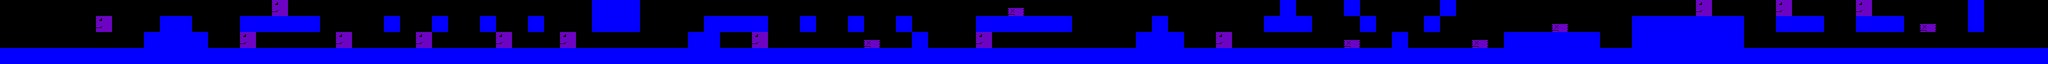

This is a level from a 2D game, rendered from its Tiled map with the project's own tilesets. A one-line summary and the complete map file follow:
An orthogonal 128x4 tile map with 32x32 px tiles, 2 tile layers (Tile Layer 1, enemy), 2 tilesets.

<map version="1.2" tiledversion="2019.07.05" orientation="orthogonal" renderorder="right-down" width="128" height="4" tilewidth="32" tileheight="32" infinite="0" nextlayerid="4" nextobjectid="5">
 <tileset firstgid="1" source="hoge.tsx" />
 <tileset firstgid="3" source="enemy.tsx" />
 <layer id="1" name="Tile Layer 1" width="128" height="4">
  <data encoding="csv">
1,0,0,0,0,0,0,0,0,0,0,0,0,0,0,0,0,0,0,0,0,0,0,0,0,0,0,0,0,0,0,0,0,0,0,0,0,2,2,2,0,0,0,0,0,0,0,0,0,0,0,0,0,0,0,0,0,0,0,0,0,0,0,0,0,0,0,0,0,0,0,0,0,0,0,0,0,0,0,0,2,0,0,0,2,0,0,0,0,0,2,0,0,0,0,0,0,0,0,0,0,0,0,0,0,0,0,0,0,0,0,0,0,0,0,0,0,0,0,0,0,0,0,2,0,0,0,1,
1,0,0,0,0,0,0,0,0,0,2,2,0,0,0,2,2,2,2,2,1,0,0,0,2,0,0,2,0,0,2,0,0,2,0,0,0,2,2,2,0,0,0,0,2,2,2,2,0,0,2,0,0,2,0,0,2,0,0,0,0,2,2,2,2,2,2,0,0,0,0,0,2,1,1,0,0,0,0,2,2,2,0,0,0,2,0,0,0,2,0,0,0,0,0,0,0,0,0,0,0,0,2,2,2,2,2,2,2,0,0,2,2,2,0,0,2,2,2,0,0,1,1,2,0,0,0,1,
1,0,0,0,0,0,0,0,0,2,2,2,2,0,0,0,0,0,0,0,0,0,0,0,0,0,0,0,0,0,0,0,0,0,0,0,0,0,0,0,0,0,0,2,2,0,0,0,0,0,0,0,0,0,0,0,0,2,0,0,0,0,0,0,0,0,0,0,0,0,0,2,2,2,1,0,0,0,0,0,0,0,0,0,0,0,0,2,0,0,0,0,0,0,2,2,2,2,2,2,0,0,2,2,2,2,2,2,2,0,0,0,0,0,0,0,0,0,0,0,0,0,0,0,0,0,0,0,
2,2,2,2,2,2,2,2,2,2,2,2,2,2,2,2,2,2,2,2,2,2,2,2,2,2,2,2,2,2,2,2,2,2,2,2,2,2,2,2,2,2,2,2,2,2,2,2,2,2,2,2,2,2,2,2,2,2,2,2,2,2,2,2,2,2,2,2,2,2,2,2,2,2,2,2,2,2,2,2,2,2,2,2,2,2,2,2,2,2,2,2,2,2,2,2,2,2,2,2,2,2,2,2,2,2,2,2,2,2,2,2,2,2,2,2,2,2,2,2,2,2,2,2,2,2,2,2
</data>
 </layer>
 <layer id="3" name="enemy" width="128" height="4">
  <data encoding="csv">
0,0,0,0,0,0,0,0,0,0,0,0,0,0,0,0,0,3,0,0,0,0,0,0,0,0,0,0,0,0,0,0,0,0,0,0,0,0,0,0,0,0,0,0,0,0,0,0,0,0,0,0,0,0,0,0,0,0,0,0,0,0,0,4,0,0,0,0,0,0,0,0,0,0,0,0,0,0,0,0,0,0,0,0,0,0,0,0,0,0,0,0,0,0,0,0,0,0,0,0,0,0,0,0,0,0,3,0,0,0,0,3,0,0,0,0,3,0,0,0,0,0,0,0,0,0,0,0,
0,0,0,0,0,0,3,0,0,0,0,0,0,0,0,0,0,0,0,0,0,0,0,0,0,0,0,0,0,0,0,0,0,0,0,0,0,0,0,0,0,0,0,0,0,0,0,0,0,0,0,0,0,0,0,0,0,0,0,0,0,0,0,0,0,0,0,0,0,0,0,0,0,0,0,0,0,0,0,0,0,0,0,0,0,0,0,0,0,0,0,0,0,0,0,0,0,4,0,0,0,0,0,0,0,0,0,0,0,0,0,0,0,0,0,0,0,0,0,0,4,0,0,0,0,0,0,0,
0,0,0,0,0,0,0,0,0,0,0,0,0,0,0,3,0,0,0,0,0,3,0,0,0,0,3,0,0,0,0,3,0,0,0,3,0,0,0,0,0,0,0,0,0,0,0,3,0,0,0,0,0,0,4,0,0,0,0,0,0,3,0,0,0,0,0,0,0,0,0,0,0,0,0,0,3,0,0,0,0,0,0,0,4,0,0,0,0,0,0,0,4,0,0,0,0,0,0,0,0,0,0,0,0,0,0,0,0,0,0,0,0,0,0,0,0,0,0,0,0,0,0,0,0,0,0,0,
0,0,0,0,0,0,0,0,0,0,0,0,0,0,0,0,0,0,0,0,0,0,0,0,0,0,0,0,0,0,0,0,0,0,0,0,0,0,0,0,0,0,0,0,0,0,0,0,0,0,0,0,0,0,0,0,0,0,0,0,0,0,0,0,0,0,0,0,0,0,0,0,0,0,0,0,0,0,0,0,0,0,0,0,0,0,0,0,0,0,0,0,0,0,0,0,0,0,0,0,0,0,0,0,0,0,0,0,0,0,0,0,0,0,0,0,0,0,0,0,0,0,0,0,0,0,0,0
</data>
 </layer>
</map>